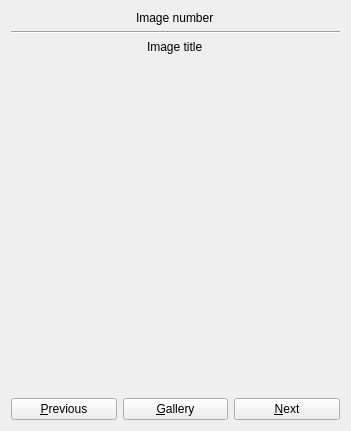
<?xml version="1.0" encoding="UTF-8"?>
<ui version="4.0">
 <class>PicCollectionItem</class>
 <widget class="QWidget" name="PicCollectionItem">
  <property name="geometry">
   <rect>
    <x>0</x>
    <y>0</y>
    <width>351</width>
    <height>431</height>
   </rect>
  </property>
  <property name="windowTitle">
   <string>Form</string>
  </property>
  <layout class="QVBoxLayout" name="verticalLayout">
   <item alignment="Qt::AlignHCenter">
    <widget class="QLabel" name="m_lblImageNumber">
     <property name="text">
      <string>Image number</string>
     </property>
    </widget>
   </item>
   <item>
    <widget class="Line" name="line">
     <property name="orientation">
      <enum>Qt::Horizontal</enum>
     </property>
    </widget>
   </item>
   <item alignment="Qt::AlignHCenter">
    <widget class="QLabel" name="m_lblImageTitle">
     <property name="text">
      <string>Image title</string>
     </property>
     <property name="wordWrap">
      <bool>true</bool>
     </property>
    </widget>
   </item>
   <item>
    <widget class="QLabel" name="m_lblDummy">
     <property name="text">
      <string/>
     </property>
    </widget>
   </item>
   <item>
    <widget class="QLabel" name="m_lblPicture">
     <property name="sizePolicy">
      <sizepolicy hsizetype="Preferred" vsizetype="Preferred">
       <horstretch>0</horstretch>
       <verstretch>0</verstretch>
      </sizepolicy>
     </property>
     <property name="text">
      <string/>
     </property>
     <property name="alignment">
      <set>Qt::AlignHCenter|Qt::AlignTop</set>
     </property>
    </widget>
   </item>
   <item>
    <spacer name="verticalSpacer">
     <property name="orientation">
      <enum>Qt::Vertical</enum>
     </property>
     <property name="sizeType">
      <enum>QSizePolicy::Expanding</enum>
     </property>
     <property name="sizeHint" stdset="0">
      <size>
       <width>20</width>
       <height>40</height>
      </size>
     </property>
    </spacer>
   </item>
   <item>
    <widget class="QLabel" name="m_lblDescription">
     <property name="minimumSize">
      <size>
       <width>0</width>
       <height>0</height>
      </size>
     </property>
     <property name="text">
      <string/>
     </property>
     <property name="alignment">
      <set>Qt::AlignCenter</set>
     </property>
     <property name="wordWrap">
      <bool>true</bool>
     </property>
    </widget>
   </item>
   <item>
    <spacer name="verticalSpacer_2">
     <property name="orientation">
      <enum>Qt::Vertical</enum>
     </property>
     <property name="sizeType">
      <enum>QSizePolicy::Expanding</enum>
     </property>
     <property name="sizeHint" stdset="0">
      <size>
       <width>20</width>
       <height>40</height>
      </size>
     </property>
    </spacer>
   </item>
   <item>
    <layout class="QHBoxLayout" name="horizontalLayout_3">
     <item>
      <widget class="QPushButton" name="m_btnPrevious">
       <property name="text">
        <string>&amp;Previous</string>
       </property>
      </widget>
     </item>
     <item>
      <widget class="QPushButton" name="m_btnGallery">
       <property name="text">
        <string>&amp;Gallery</string>
       </property>
      </widget>
     </item>
     <item>
      <widget class="QPushButton" name="m_btnNext">
       <property name="text">
        <string>&amp;Next</string>
       </property>
      </widget>
     </item>
    </layout>
   </item>
  </layout>
 </widget>
 <resources/>
 <connections/>
</ui>
